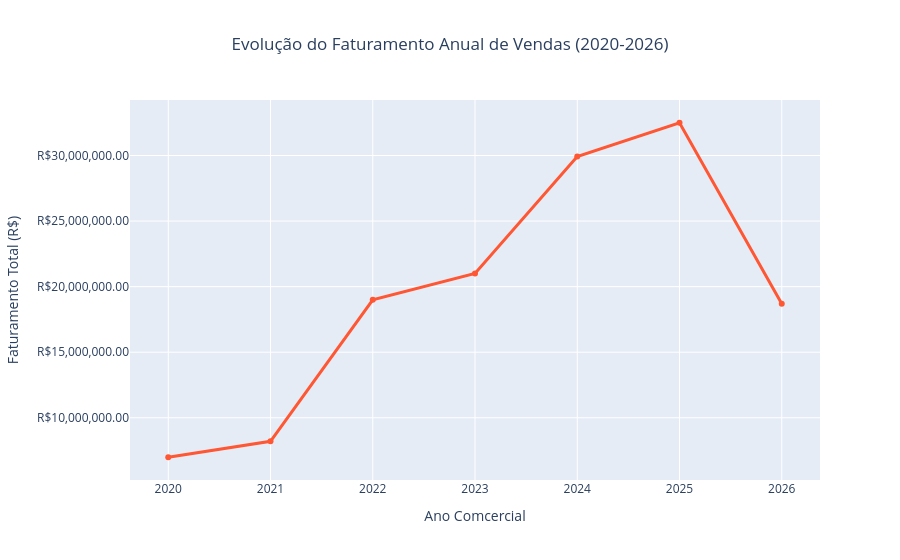

Notebook source saved alongside this figure:
### Code cell
df['data'] = pd.to_datetime(df['data'])
df['ano'] = df['data'].dt.year

faturamento_por_ano = df.groupby('ano')['faturamento_total'].sum().reset_index()

fig_temporal = px.line(
    faturamento_por_ano, 
    x = 'ano',
    y = 'faturamento_total',
    title = 'Evolução do Faturamento Anual de Vendas (2020-2026)',
    labels = {'ano': 'Ano Comcercial', 'faturamento_total': 'Faturamento Total (R$)'},
    markers = True
) 
fig_temporal.update_traces(line_color=' #FF5733', line_width=3)
fig_temporal.update_layout( yaxis_tickprefix='R$',
    yaxis_tickformat=',.2f',
    title_x=0.5)
fig_temporal.show()

### Figure 1 — Plotly figure (JSON) as saved in the notebook; plotly's stock layout.template omitted (floating-point values rounded to 4 significant figures)
{"data": [{"hovertemplate": "Ano Comcercial=%{x}<br>Faturamento Total (R$)=%{y}<extra></extra>", "legendgroup": "", "line": {"color": " #FF5733", "dash": "solid", "width": 3}, "marker": {"symbol": "circle"}, "mode": "lines+markers", "name": "", "orientation": "v", "showlegend": false, "type": "scatter", "x": [2020, 2021, 2022, 2023, 2024, 2025, 2026], "xaxis": "x", "y": [6988000.0, 8201000.0, 18990000.0, 21010000.0, 29920000.0, 32500000.0, 18700000.0], "yaxis": "y"}], "layout": {"legend": {"tracegroupgap": 0}, "title": {"text": "Evolução do Faturamento Anual de Vendas (2020-2026)", "x": 0.5}, "xaxis": {"anchor": "y", "domain": [0, 1], "title": {"text": "Ano Comcercial"}}, "yaxis": {"anchor": "x", "domain": [0, 1], "tickformat": ",.2f", "tickprefix": "R$", "title": {"text": "Faturamento Total (R$)"}}}}
